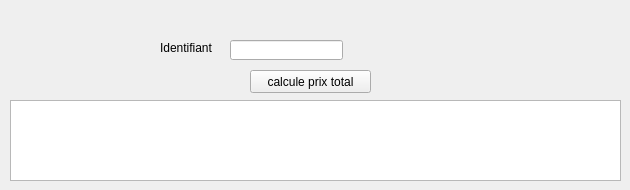
         <widget class="QWidget" name="tab_75">
          <attribute name="title">
           <string>calcule prix d'une qtté d'un seul prod</string>
          </attribute>
          <widget class="QTableView" name="calculetab">
           <property name="geometry">
            <rect>
             <x>10</x>
             <y>100</y>
             <width>611</width>
             <height>81</height>
            </rect>
           </property>
          </widget>
          <widget class="QLineEdit" name="lineEdit_calcule">
           <property name="geometry">
            <rect>
             <x>230</x>
             <y>40</y>
             <width>113</width>
             <height>20</height>
            </rect>
           </property>
          </widget>
          <widget class="QLabel" name="label_108">
           <property name="geometry">
            <rect>
             <x>160</x>
             <y>40</y>
             <width>61</width>
             <height>16</height>
            </rect>
           </property>
           <property name="text">
            <string>Identifiant</string>
           </property>
          </widget>
          <widget class="QPushButton" name="calcule_prix">
           <property name="geometry">
            <rect>
             <x>250</x>
             <y>70</y>
             <width>121</width>
             <height>23</height>
            </rect>
           </property>
           <property name="text">
            <string>calcule prix total</string>
           </property>
          </widget>
         </widget>
